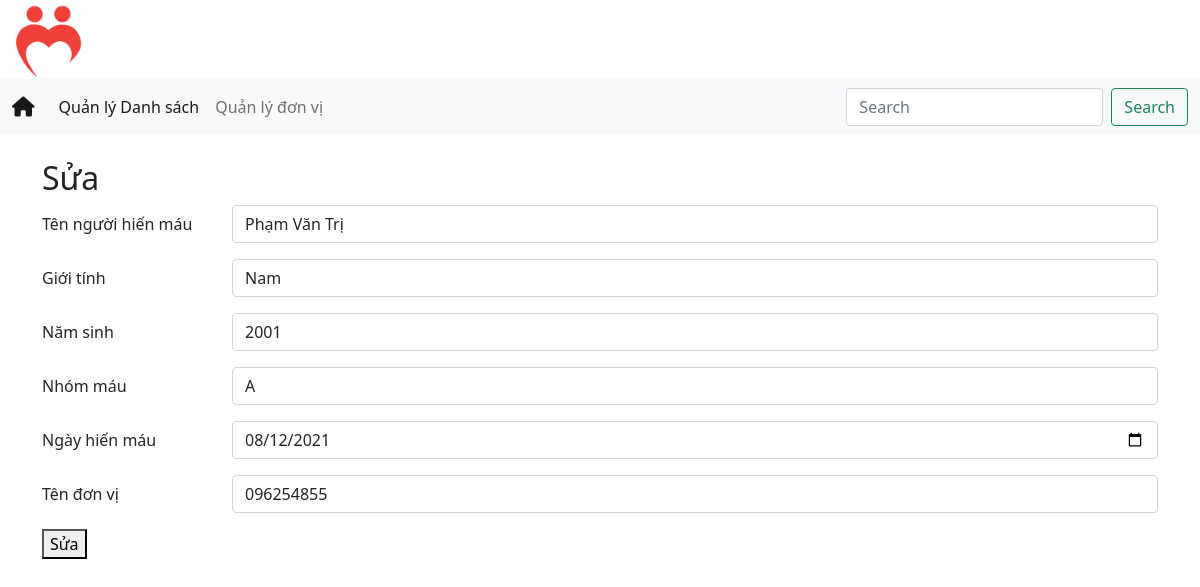
Screenshot of /update.php?bd_id=2 with the database file from the repository.
### tables this page shows
CREATE TABLE `blood_donor` (
  `bd_id` int(20) UNSIGNED DEFAULT NULL,
  `bd_name` varchar(30) NOT NULL,
  `bd_sex` varchar(10) NOT NULL,
  `bd_age` int(10) NOT NULL,
  `bd_bgroup` varchar(10) NOT NULL,
  `bd_reg_date` date NOT NULL,
  `bd_phno` varchar(20) NOT NULL
);

### update.php (the view, shortened to what this page needs)
<?php
include('header.php');
?>
<main class="mt-4">
    <div class="container">
        <div class="row">
            <div class="col-md-12">
                <h2>Sửa</h2>
                <?php
                $bd_id = $_GET['bd_id'];
                $sql = "SELECT * FROM blood_donor WHERE bd_id=$bd_id";
                $res = mysqli_query($conn, $sql);
                if ($res == TRUE) {
                    $count = mysqli_num_rows($res);
                    if ($count == 1) {
                        $row = mysqli_fetch_assoc($res);
                        $bd_name = $row['bd_name'];
                        $bd_sex = $row['bd_sex'];
                        $bd_age = $row['bd_age'];
                        $bd_bgroup = $row['bd_bgroup'];
                        $bd_reg_date = $row['bd_reg_date'];
                        $bd_phno = $row['bd_phno'];
                    } else {
                        header('location:' . SITEURL . 'index.php');
                    }
                }
                ?>
                <form action="process-update.php" method="POST" class="mb-4" enctype="multipart/form-data">
                    <div class="row mb-3">
                        <label for="txtHoTen" class="col-sm-2 col-form-label">Tên người hiến máu</label>
                        <div class="col-sm-10">
                            <input type="text" class="form-control" id="txtHoTen" name="txtHoTen" value="<?php echo $bd_name; ?>">
                        </div>
                    </div>
                    <div class="row mb-3">
                        <label for="txtGioiTinh" class="col-sm-2 col-form-label">Giới tính</label>
                        <div class="col-sm-10">
                            <input type="text" class="form-control" id="txtGioiTinh" name="txtGioiTinh" value="<?php echo $bd_sex; ?>">
                        </div>
                    </div>
                    <div class="row mb-3">
                        <label for="txtNamSinh" class="col-sm-2 col-form-label">Năm sinh</label>
                        <div class="col-sm-10">
                            <input type="text" class="form-control" id="txtNamSinh" name="txtNamSinh" value="<?php echo $bd_age; ?>">
                        </div>
                    </div>
                    <div class="row mb-3">
                        <label for="txtNhomMau" class="col-sm-2 col-form-label">Nhóm máu</label>
                        <div class="col-sm-10">
                            <input type="text" class="form-control" id="txtNhomMau" name="txtNhomMau" value="<?php echo $bd_bgroup; ?>">
                        </div>
                    </div>
                    <div class="row mb-3">
                        <label for="txtNgay" class="col-sm-2 col-form-label">Ngày hiến máu</label>
                        <div class="col-sm-10">
                            <input type="date" class="form-control" id="txtNgay" name="txtNgay" value="<?php echo $bd_reg_date; ?>">
                        </div>
                    </div>
                    <div class="row mb-3">
                        <label for="txtSDT" class="col-sm-2 col-form-label">Tên đơn vị</label>
                        <div class="col-sm-10">
                            <input type="tel" class="form-control" id="txtSDT" name="txtSDT" value="<?php echo $bd_phno; ?>">
                        </div>
                    </div>
                    <button type="submit" class="add" name="btnUpdate">Sửa</button>
                </form>
            </div>
        </div>
    </div>
</main>

### rows the page displays
blood_donor: txtHoTen "Phạm Văn Trị", txtGioiTinh "Nam", txtNamSinh "2001", txtNhomMau "A", txtNgay "08/12/2021", txtSDT "096254855"
